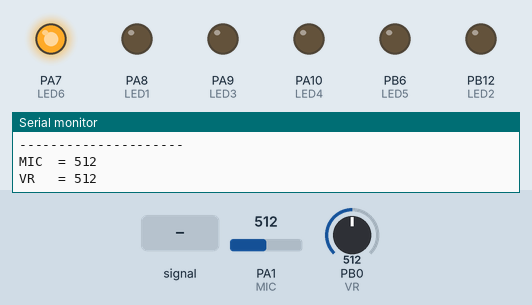
Simulated run of this sketch. Board: STM32 Blue Pill. On the bench: output pins drawn as LEDs (lit = HIGH), the last lines printed to the serial monitor. The inputs (shaded band) are chosen by the test bench; at power-on: PA1 (MIC) = 512, PB0 (VR) = 512.

Above: at 2.6 s.
2.7 s: PA1 (MIC) fed a 200 Hz sine of ±255 counts around its level
At 3.46 s:
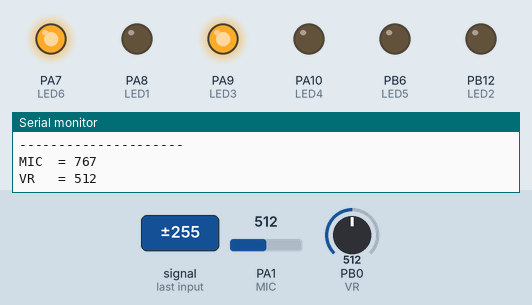
5.7 s: PA1 (MIC) set to 810
At 6.2 s:
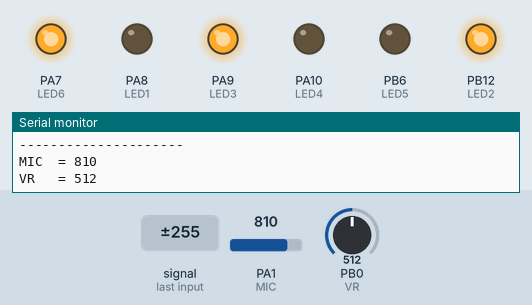
7.2 s: PB0 (VR) set to 416
8.7 s: PB0 (VR) set to 381
At 9.0 s:
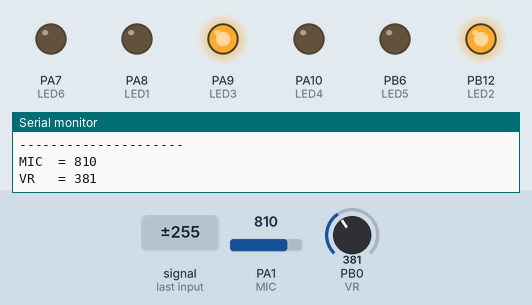
10.2 s: PA1 (MIC) set to 790
At 10.5 s:
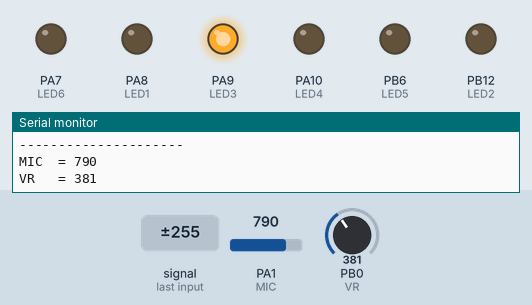
11.7 s: PB0 (VR) set to 810
At 13.1 s:
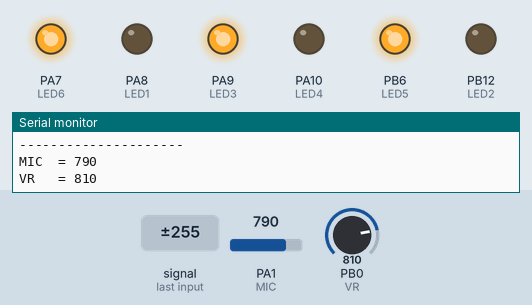
Timing chart, 0 to 14.2 s (numbered marks = the images above; inputs shaded):
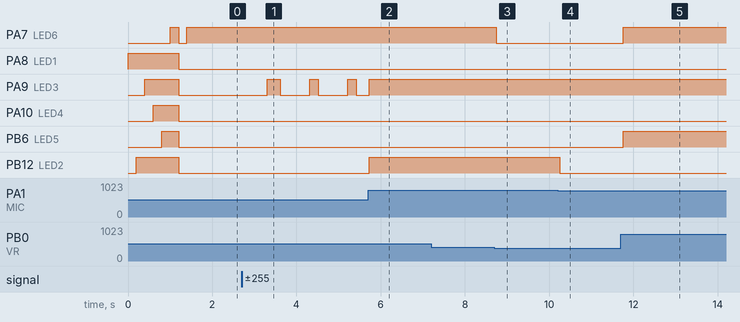

The sketch:

stm32-sound-level-meter.ino
```cpp
// (licence header left out)
#define LED1            PA8
#define LED2            PB12
#define LED3            PA9
#define LED4            PA10
#define LED5            PB6
#define LED6            PA7

#define MIC         PA1  //A2
#define VR          PB0  //A3


unsigned int dataVR;
unsigned int dataMic;

//-----------------------------------------------
// VRとMICデータを取得する
//-----------------------------------------------
void getSensorData()
{
    dataMic = analogRead(MIC);
    dataVR = analogRead(VR);

    Serial.println("---------------------");
    Serial.print("MIC  = ");
    Serial.println(dataMic,DEC);
    Serial.print("VR   = ");
    Serial.println(dataVR,DEC);
}

//-----------------------------------------------
// VRとMICの値にあわせてLEDを点灯、消灯させる
//-----------------------------------------------
void dispSensorData()
{
    if (dataVR < 400)
    {
      digitalWrite(LED4,LOW);
      digitalWrite(LED5,LOW);
      digitalWrite(LED6,LOW);
    }
    else if (dataVR >= 400 && dataVR < 800)
    {
       digitalWrite(LED4,LOW);
       digitalWrite(LED5,LOW);
       digitalWrite(LED6,HIGH);
    }
    else if (dataVR >= 800 && dataVR < 900)
    {
       digitalWrite(LED4,LOW);
       digitalWrite(LED5,HIGH);
       digitalWrite(LED6,HIGH);
    }
    else
    {
       digitalWrite(LED4,HIGH);
       digitalWrite(LED5,HIGH);
       digitalWrite(LED6,HIGH);
    }

    if (dataMic < 700)
    {
      digitalWrite(LED1,LOW);
      digitalWrite(LED2,LOW);
      digitalWrite(LED3,LOW);
    }
    else if (dataMic >= 700 && dataMic < 800)
    {
      digitalWrite(LED1,LOW);
      digitalWrite(LED2,LOW);
      digitalWrite(LED3,HIGH);
    }
    else if (dataMic >= 800 && dataMic < 850)
    {
      digitalWrite(LED1,LOW);
      digitalWrite(LED2,HIGH);
      digitalWrite(LED3,HIGH);
    }
    else
    {
      digitalWrite(LED1,HIGH);
      digitalWrite(LED2,HIGH);
      digitalWrite(LED3,HIGH);
    }
}


void setup() {
  Serial.begin(115200);
  Serial.println("start!!");

  pinMode(LED1, OUTPUT);
  digitalWrite(LED1, LOW);
  pinMode(LED2, OUTPUT);
  digitalWrite(LED2, LOW);
  pinMode(LED3, OUTPUT);
  digitalWrite(LED3, LOW);
  pinMode(LED4, OUTPUT);
  digitalWrite(LED4, LOW);
  pinMode(LED5, OUTPUT);
  digitalWrite(LED5, LOW);
  pinMode(LED6, OUTPUT);
  digitalWrite(LED6, LOW);

  pinMode(MIC, INPUT);
  pinMode(VR, INPUT);

  //起動テスト(LED)
  digitalWrite(LED1,HIGH);
  delay(200);
  digitalWrite(LED2,HIGH);
  delay(200);
  digitalWrite(LED3,HIGH);
  delay(200);
  digitalWrite(LED4,HIGH);
  delay(200);
  digitalWrite(LED5,HIGH);
  delay(200);
  digitalWrite(LED6,HIGH);
  delay(200);
  digitalWrite(LED1,LOW);
  digitalWrite(LED2,LOW);
  digitalWrite(LED3,LOW);
  digitalWrite(LED4,LOW);
  digitalWrite(LED5,LOW);
  digitalWrite(LED6,LOW);
  delay(200);
}


void loop() {
  getSensorData();
  dispSensorData();
  delay(100);
}
```

Measured:
- the behaviour switches between 400 and 399 on PB0 (VR) (found by bisection; images 2 and 3)
- the behaviour switches between 800 and 799 on PA1 (MIC) (found by bisection; images 3 and 4)
- after the input at 2.7 s, PA9 (LED3): LOW → HIGH after 0.61 s, then repeats every 0.90 s: LOW 0.70 s, HIGH 0.20 s
- after the input at 5.7 s, PB12 (LED2): LOW → HIGH at once
- after the input at 8.7 s, PA7 (LED6): HIGH → LOW at once
- after the input at 10.2 s, PB12 (LED2): HIGH → LOW after 0.05 s
- after the input at 11.7 s, PA7 (LED6), PB6 (LED5): LOW → HIGH after 0.06 s
